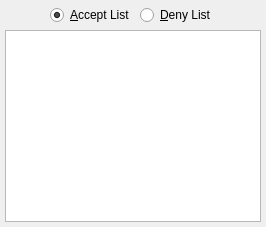
                  <widget class="QWidget" name="tab_14">
                   <attribute name="title">
                    <string>&amp;Download</string>
                   </attribute>
                   <layout class="QVBoxLayout" name="verticalLayout_72">
                    <property name="spacing">
                     <number>5</number>
                    </property>
                    <property name="margin">
                     <number>5</number>
                    </property>
                    <item>
                     <layout class="QHBoxLayout" name="horizontalLayout_71">
                      <property name="spacing">
                       <number>5</number>
                      </property>
                      <item>
                       <spacer name="horizontalSpacer_31">
                        <property name="orientation">
                         <enum>Qt::Horizontal</enum>
                        </property>
                        <property name="sizeHint" stdset="0">
                         <size>
                          <width>40</width>
                          <height>20</height>
                         </size>
                        </property>
                       </spacer>
                      </item>
                      <item>
                       <widget class="QRadioButton" name="acceptlistDL_2">
                        <property name="text">
                         <string>&amp;Accept List</string>
                        </property>
                        <property name="checked">
                         <bool>true</bool>
                        </property>
                       </widget>
                      </item>
                      <item>
                       <widget class="QRadioButton" name="denylistDL_2">
                        <property name="text">
                         <string>&amp;Deny List</string>
                        </property>
                        <property name="checked">
                         <bool>false</bool>
                        </property>
                       </widget>
                      </item>
                      <item>
                       <spacer name="horizontalSpacer_32">
                        <property name="orientation">
                         <enum>Qt::Horizontal</enum>
                        </property>
                        <property name="sizeHint" stdset="0">
                         <size>
                          <width>40</width>
                          <height>20</height>
                         </size>
                        </property>
                       </spacer>
                      </item>
                     </layout>
                    </item>
                    <item>
                     <widget class="QListWidget" name="downDistillers">
                      <property name="tabKeyNavigation">
                       <bool>true</bool>
                      </property>
                      <property name="alternatingRowColors">
                       <bool>true</bool>
                      </property>
                      <property name="selectionMode">
                       <enum>QAbstractItemView::ExtendedSelection</enum>
                      </property>
                      <property name="selectionBehavior">
                       <enum>QAbstractItemView::SelectRows</enum>
                      </property>
                      <property name="horizontalScrollMode">
                       <enum>QAbstractItemView::ScrollPerPixel</enum>
                      </property>
                      <property name="sortingEnabled">
                       <bool>true</bool>
                      </property>
                     </widget>
                    </item>
                   </layout>
                  </widget>
